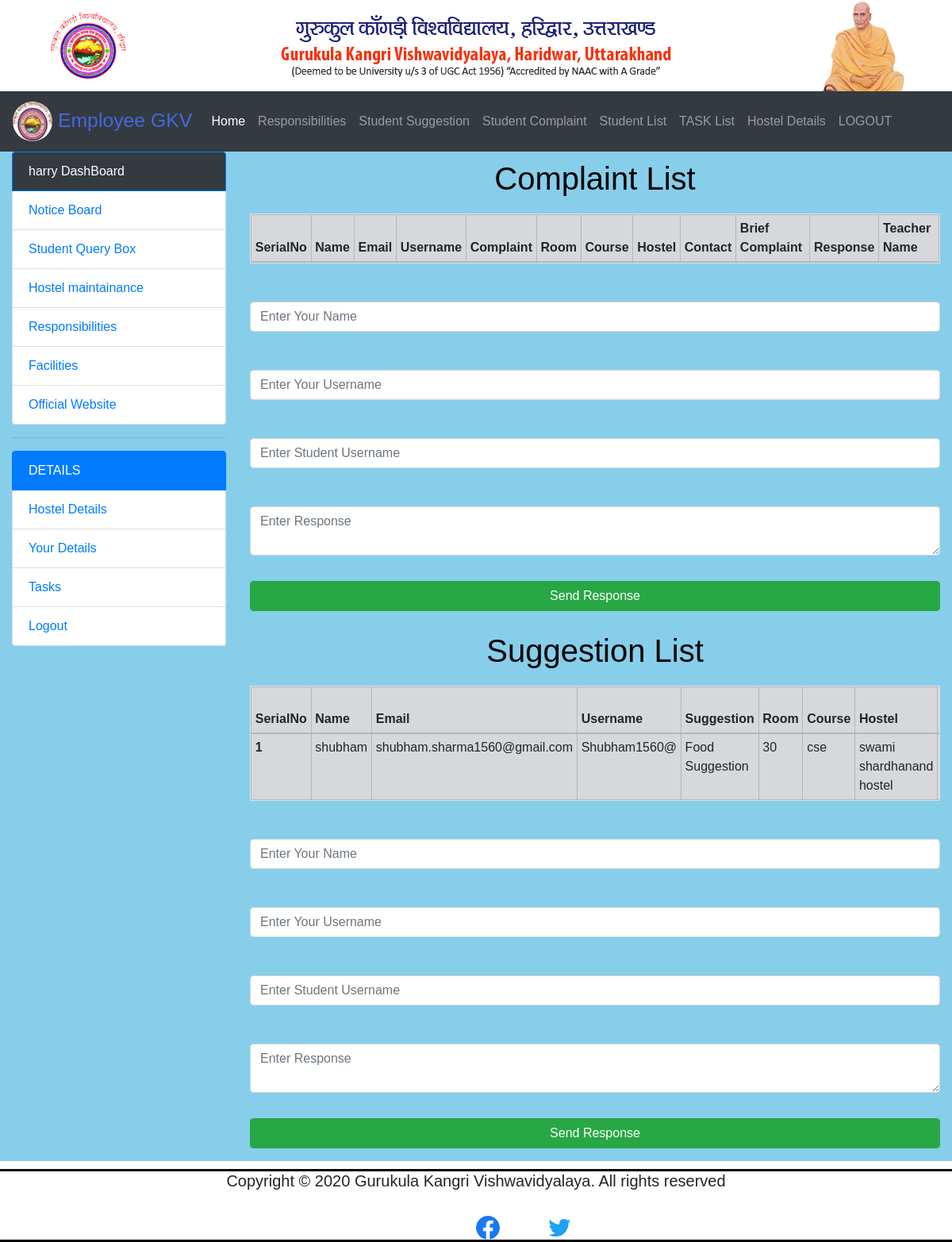
The page /employee/showstudentquery.php (signed in) on the database its author committed.
### tables this page shows
CREATE TABLE `suggestion` (
  `SerialNo` int(11) NOT NULL,
  `Name` varchar(30) NOT NULL,
  `Email` varchar(30) NOT NULL,
  `Username` varchar(30) NOT NULL,
  `Suggestion` varchar(50) NOT NULL,
  `Room` varchar(10) NOT NULL,
  `Course` varchar(20) NOT NULL,
  `Hostel` varchar(30) NOT NULL,
  `Contact` varchar(10) NOT NULL,
  `Brief Suggestion` varchar(200) NOT NULL,
  `Response` varchar(200) NOT NULL,
  `TeacherName` varchar(50) NOT NULL
);

### employee/showstudentquery.php (the view, shortened to what this page needs)
<?php
 $conn = OpenCon();
            $query2="SELECT * FROM `suggestion`";
            $result2=mysqli_query($conn,$query2);
?>
<!doctype html>
<html lang="en">
<head>
    <link rel="stylesheet" href="https://stackpath.bootstrapcdn.com/bootstrap/4.4.1/css/bootstrap.min.css"
>
</head>
<body>
    <header id="header">
        <div class="container" style="display: flex;">
        <div class="col-lg-3 col-md-3 logo"><a href="https://www.gkv.ac.in/"><img src="../images/logo.png"></a></div>
        <div class="col-lg-6 col-md-6 U-name text-center"><a href="https://www.gkv.ac.in/"><img src="../images/gkv-un.png"></a></div>
        <div class="col-lg-3 col-md-3 founder text-right"><a href="https://www.gkv.ac.in/"><img src="../images/gkv-founder.png"></a></div>
        </div>
        </header>
        <nav class="navbar sticky-top navbar-expand-lg navbar-dark bg-dark">
          <a class="navbar-brand" href="/gkvhms/employee/employee.php" style="font-size:1.55rem;color:royalblue ;">
              <img src="../images/GKV.jpg" width="50" height="50" class="d-inline-block rounded-circle" alt="GKV">
                 Employee GKV
          </a>
          <div class="collapse navbar-collapse" id="navbarNavDropdown">
              <ul class="navbar-nav">
                  <li class="nav-item active">
                      <a class="nav-link" href="/gkvhms/employee/employee.php#home">Home <span class="sr-only">(current)</span></a>
                  </li>
                  <li class="nav-item">
                      <a class="nav-link" href="/gkvhms/employee/employee.php#responsibilities">Responsibilities</a>
                  </li>
                <li class="nav-item">
                    <a class="nav-link" href="/gkvhms/employee/showstudentquery.php#suggestion">Student Suggestion</a>
                </li>
                <li class="nav-item">
                    <a class="nav-link" href="/gkvhms/employee/showstudentquery.php">Student Complaint</a>
                </li>
                <li class="nav-item">
                <a class="nav-link" href="/gkvhms/employee/studentlist.php">Student List</a>
                </li>
                <li class="nav-item">
                    <a class="nav-link" href="/gkvhms/employee/employee.php#task">TASK List</a>
                </li>
                <li class="nav-item">
                    <a class="nav-link" href="/gkvhms/employee/employee.php#details">Hostel Details</a>
                </li>
                <li class="nav-item">
                    <a class="nav-link" href="/gkvhms/employee/logout.php">LOGOUT</a>
                </li>
            </ul>
        </div>
    </nav>
    <div class="container-fluid" style="overflow:auto; background-color:skyblue;">
        <div class="row">
            <div class="col-md-3">
                <div class="list-group">
                    <a href="" class="list-group-item active navbar-dark bg-dark" id="home"> <?php echo $_SESSION['username'];?> DashBoard</a>
                    <a href="/gkvhms/employee/employee.php#notice" class="list-group-item">Notice Board</a>
                    <a href="/gkvhms/employee/showstudentquery.php"class="list-group-item"> Student Query Box</a>
                    <a href="/gkvhms/employee/employee.php#maintain" class="list-group-item">Hostel maintainance</a>
                    <a href="/gkvhms/employee/employee.php#responsibilities" class="list-group-item">Responsibilities</a>
                    <a href="/gkvhms/employee/employee.php#facilities" class="list-group-item">Facilities</a>
                    <a href="/gkvhms/official/index.html" target="_blank"class="list-group-item">Official Website</a>
                </div>
                <hr>
                <div class="list-group">
                    <a href="" class="list-group-item active">DETAILS</a>
                    <a href="/gkvhms/employee/employee.php#details" class="list-group-item">Hostel Details</a>
                    <a href="/gkvhms/employee/employeelist.php" class="list-group-item">Your Details</a>
                    <a href="/gkvhms/employee/employee.php#task"class="list-group-item">Tasks</a>
                    <a href="/gkvhms/employee/logout.php" class="list-group-item" >Logout</a>
                </div>
            </div>
        <div class="col-md-9" id="home">
        <h1 style="background-color:skyblue; text-align:center; padding: 10px 5px; color:black; margin-bottom:10px;">Complaint List</h1>
   <table class="table table-sm table-responsive table-hover table-secondary table-bordered">
       <thead>
           <tr>
               <th scope="col">SerialNo</th>
               <th scope="col">Name</th>
               <th scope="col">Email</th>
               <th scope="col">Username</th>
               <th scope="col">Complaint </th>
               <th scope="col">Room</th>
               <th scope="col">Course</th>
               <th scope="col">Hostel</th>
               <th scope="col">Contact</th>
               <th scope="col">Brief Complaint</th>
               <th scope="col">Response</th>
               <th scope="col">Teacher Name</th>
           </tr>
       </thead>
   </table>
   <form action="/gkvhms/employee/complaintresponse.php"method="post">
               <input type="text" class="form-control my-5" name="TName" required placeholder="Enter Your Name">
               <input type="text" class="form-control my-5" name="username" required placeholder="Enter Your Username">
               <input type="text" class="form-control my-5" name="Uname" required placeholder="Enter Student Username">
               <textarea name="response"cols="22" rows="2" class="form-control my-3" placeholder="Enter Response" required></textarea>
               <button type="submit"  name ="submitcomplaint" class= "btn btn-success my-3 form-control">Send Response</button>
            </form>
   <h1 style="background-color:skyblue; text-align:center; padding: 10px 5px; color:black; margin-bottom:10px;" id="suggestion">Suggestion List</h1>
<table class="table table-sm table-responsive table-hover table-secondary table-bordered">
  <thead>
      <tr>
          <th scope="col">SerialNo</th>
          <th scope="col">Name</th>
          <th scope="col">Email</th>
          <th scope="col">Username</th>
          <th scope="col">Suggestion </th>
          <th scope="col">Room</th>
          <th scope="col">Course</th>
          <th scope="col">Hostel</th>
          <th scope="col">Contact</th>
      </tr>
  </thead>
  <tbody>
      <?php
         while($rows=mysqli_fetch_assoc($result2))
         {
      ?>
      <tr>
          <th scope="row"><?php echo $rows['SerialNo']; ?></th>
          <td><?php echo $rows['Name']; ?></td>
          <td><?php echo $rows['Email']; ?></td>
          <td><?php echo $rows['Username']; ?></td>
          <td><?php echo $rows['Suggestion']; ?></td>
          <td><?php echo $rows['Room']; ?></td>
          <td><?php echo $rows['Course']; ?></td>
          <td><?php echo $rows['Hostel']; ?></td>
          <td><?php echo $rows['Contact']; ?></td>
      </tr>
      <?php
         }
      ?>
  </tbody>
</table>
            <td><form name action="/gkvhms/employee/suggestionresponse.php" method="post">
            <input type="text" class="form-control my-5" name="TName" required placeholder="Enter Your Name">
               <input type="text" name="username" class="form-control my-5 " required placeholder="Enter Your Username">
               <input type="text" class="form-control my-5" name="Uname" required placeholder="Enter Student Username">
               <textarea name="response"cols="22" rows="2"class="form-control my-3 " placeholder="Enter Response" required></textarea>
               <button type="submit"  name ="submitsuggestion" class= "btn btn-success my-3 form-control">Send Response</button>
            </form></td>
                </div>
                </div>
                </div>
    <footer style="margin-top:10px; border-top: solid black; border-bottom:solid black;">
              <h5 style="text-align: center;">Copyright © 2020 Gurukula Kangri Vishwavidyalaya. All rights reserved</h3><br>
              <a style="margin-left: 50%;" href="https://www.facebook.com/gkvharidwar"><img style="height: 30px; border-radius: 50px;" src="../images/facebook'.png" alt=""></a>
              <a style="margin-left: 2%;" href="https://twitter.com/gkvsocial"><img style="height: 30px; border-radius: 50px;" src="../images/twitter.png" alt=""></a>
    </footer>
  </body>
</html>

### employee/showstudentquery.php (style rules this page uses)
* { scroll-behavior: smooth; font-family: sans-serif; }

### rows shown on the page
suggestion: SerialNo "1", Name "shubham", Email "shubham.sharma1560@gmail.com", Username "Shubham1560@", Suggestion "Food Suggestion", Room "30", Course "cse", Hostel "swami shardhanand hostel"

### other values the page prints
$_SESSION['username'] "harry"
